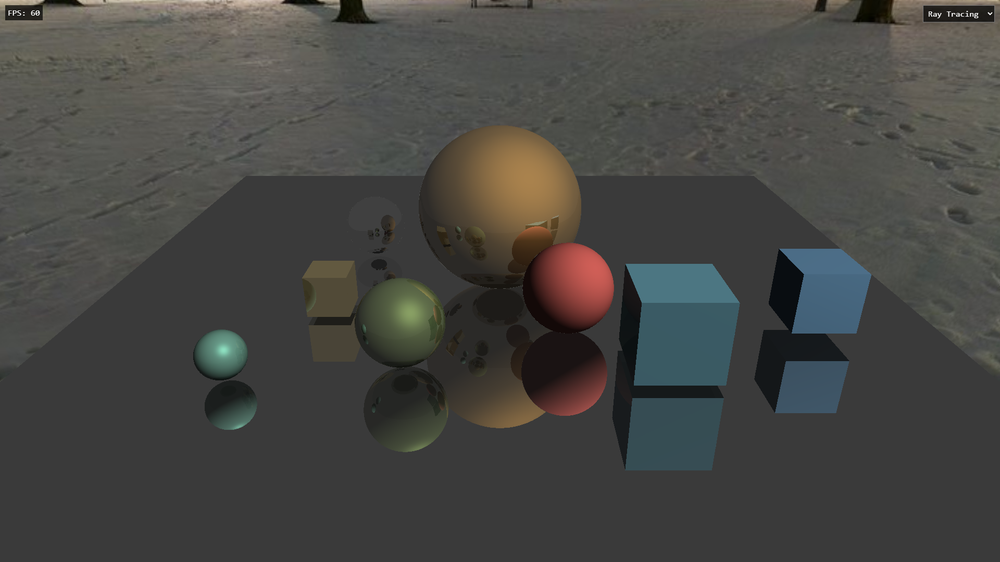
#> input picture helper/rayTracing.png, 1000 x 562 px, shrunk from 1920 x 1080 before the run
$ python SSIM.py
#> lines starting #> are read from the running program, lines starting #| are printed output that depends on the picture; long printed decimals are rounded
from skimage.metrics import structural_similarity as ssim
from skimage import io, img_as_float
import numpy as np

img_ref = img_as_float(io.imread("rayTracing.png"))
imgs = ["hybrid.png", "SSR_filtered.png", "SSR.png"]

for i in imgs:
    img_test = img_as_float(io.imread(i))
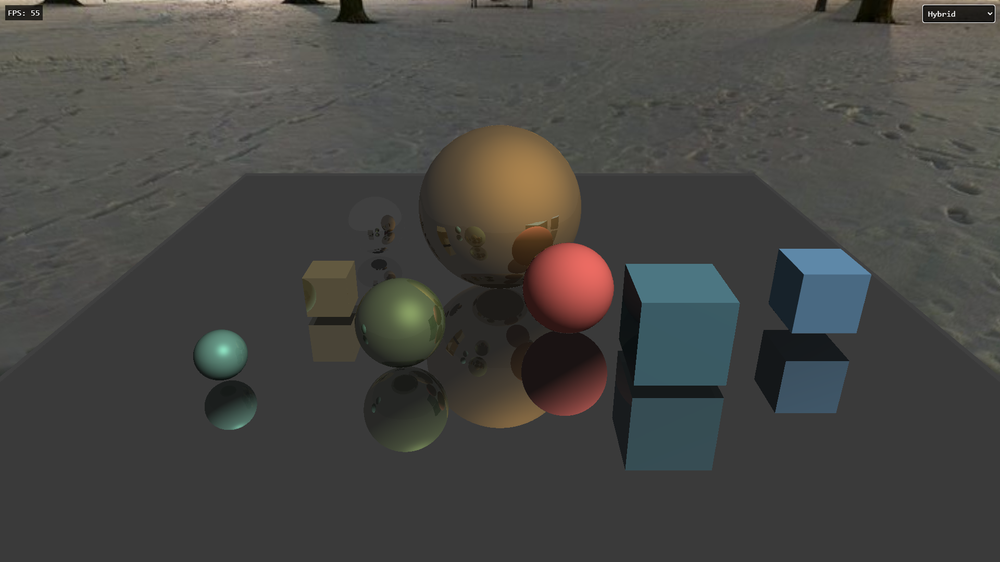
#> input picture helper/hybrid.png, 1000 x 562 px, shrunk from 1920 x 1080 before the run

    score, diff = ssim(img_ref, img_test, channel_axis=-1, full=True, data_range=np.max(img_ref) - np.min(img_ref),)
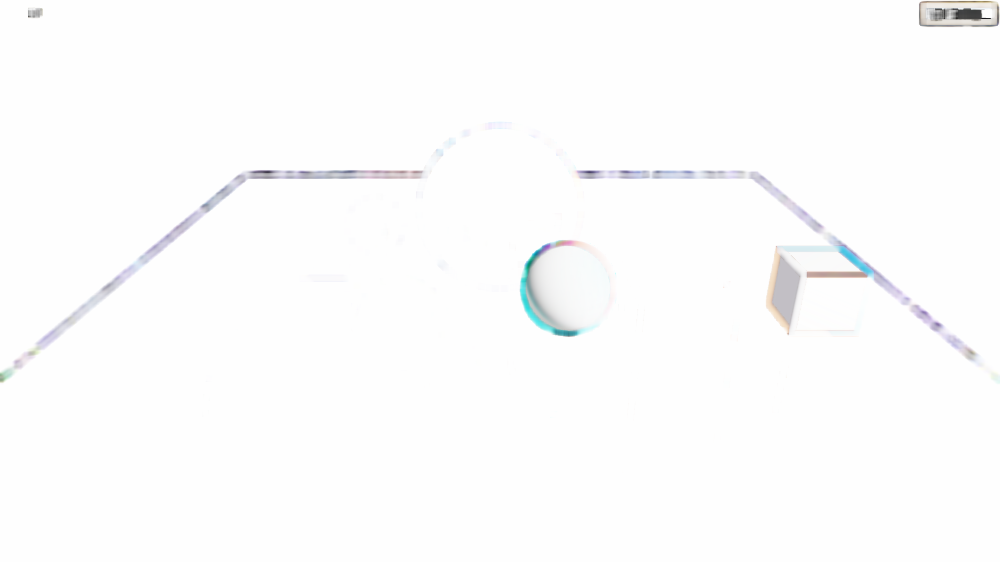
#> diff: shape (562, 1000, 4) float64; mean R, G, B, A 0.99, 0.991, 0.992, 1; transparent parts drawn white
#> score = 0.993
    print("mode: ", i, "SSIM:", score)
#| mode:  hybrid.png SSIM: 0.9933
#> pass 2 of the loop `for i in imgs:`:
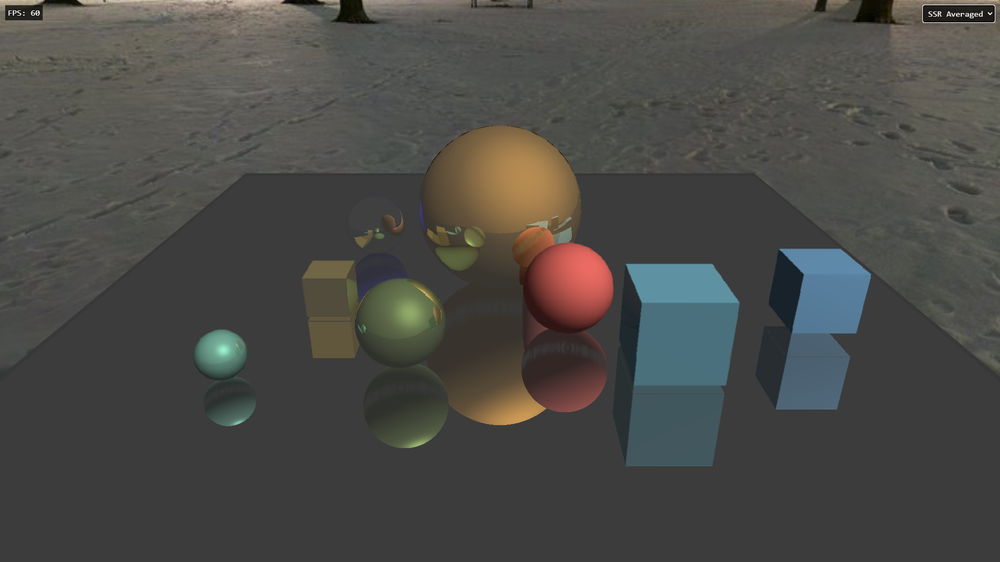
#> input picture helper/SSR_filtered.png, 1000 x 562 px, shrunk from 1920 x 1080 before the run
#> `score, diff = ssim(img_ref, img_test, channel_axis=-1, full=True, data..`:
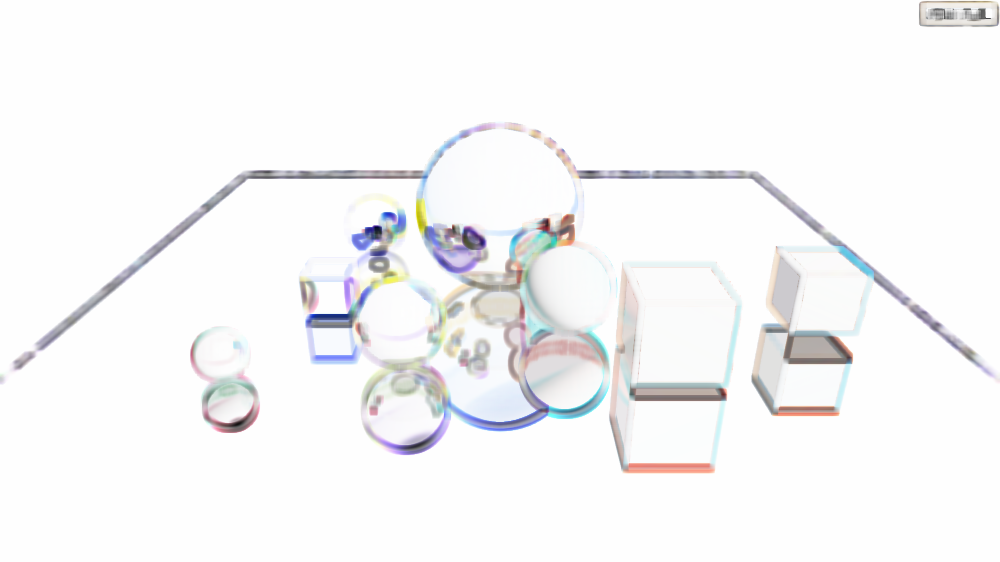
#> diff: shape (562, 1000, 4) float64; mean R, G, B, A 0.95, 0.949, 0.954, 1; transparent parts drawn white
#> score = 0.963
#| mode:  SSR_filtered.png SSIM: 0.9626
#> pass 3 of the loop `for i in imgs:`:
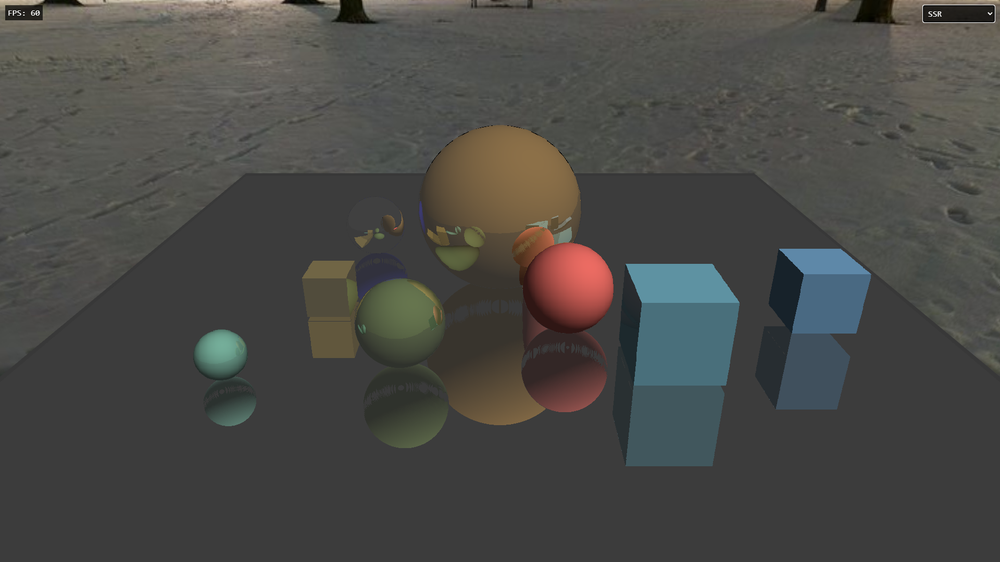
#> input picture helper/SSR.png, 1000 x 562 px, shrunk from 1920 x 1080 before the run
#> `score, diff = ssim(img_ref, img_test, channel_axis=-1, full=True, data..`:
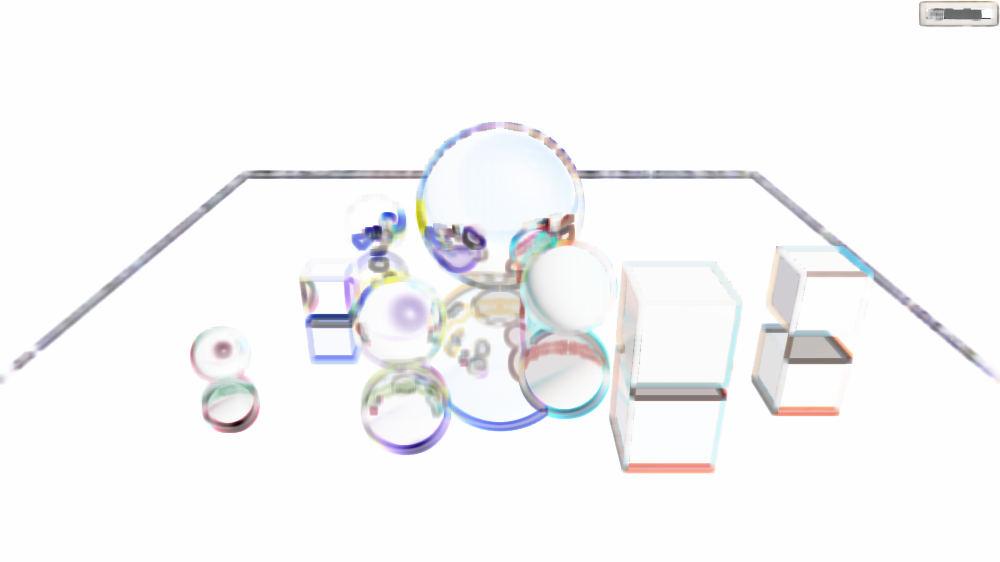
#> diff: shape (562, 1000, 4) float64; mean R, G, B, A 0.949, 0.948, 0.953, 1; transparent parts drawn white
#> score = 0.962
#| mode:  SSR.png SSIM: 0.9619
